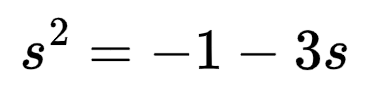
#> input picture num22.png, 376 x 102 px
$ jupyter execute --allow-errors expn_infer.ipynb
#> lines starting #> are read from the running program, lines starting #| are printed output that depends on the picture; after the words box and inside, x2 and y2 are one past the last pixel; in counts of white or black regions, pixels touching at a corner belong together
[cell 1]
import torch
import torch.nn as nn
from torchvision import transforms
import numpy as np
import cv2
from resolve_symbols import create_merged_boxes, determine_box_level, merge_dots, sub_or_superscript_level, isolate_symbols_and_square
import matplotlib.patches as patches
import cv2
from tensorflow.keras.models import load_model
import tensorflow as tf
import numpy as np
from tensorflow.keras.preprocessing.image import load_img, img_to_array
import matplotlib.pyplot as plt

def resolve_symbols_on_img(img_file):
    """
    Given an input image file, use opencv's findContours to find the contours related to mathematical symbols,
    and prepare them for model prediction and equation rendering.
    Returns:
        1) A list of square image arrays, ordered by how the symbol should appear in an equation
        2) a 'level list'. Symbols with the same level can be rendered left to right. A new level indicates some change
        3) a 'stack list'. True/false for each symbol depending on whether it's part of a stack or not
        4) a 'script level list'. To determine whether a symbol is a sub/superscript of the previous one. equal script levels means the symbol should be at equal line height
        5) ax of a plot displaying the image
    """
#> called with img_file = 'num22.png'
    img = cv2.imread(img_file,cv2.IMREAD_GRAYSCALE)
#> img is the input picture: shape (102, 376); min 0, max 255, mean 243.8
    img_size = img.shape[0] * img.shape[1]
#> img_size = 38352

    alpha = 1.5  # Contrast
    beta = 50    # Brightness
    img = cv2.convertScaleAbs(img, alpha=alpha, beta=beta)
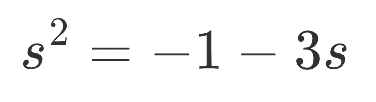
#> img: shape (102, 376); min 50, max 255, mean 247.5
    bw_pixs = len(img[(img == 0) | (img == 255)]) / img_size
#> bw_pixs = 0.954
    if bw_pixs > 0.5:
        ret,thresh=cv2.threshold(img, 230, 255, cv2.THRESH_BINARY)
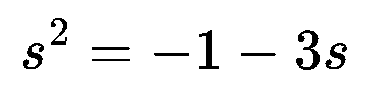
#> thresh: shape (102, 376); 95.4% white; 9 black regions
    else:
        thresh  = cv2.adaptiveThreshold(img,255,cv2.ADAPTIVE_THRESH_GAUSSIAN_C, cv2.THRESH_BINARY,11,2)
        blur = cv2.GaussianBlur(thresh,(13,13),0)
        bt = 140
        ret,thresh=cv2.threshold(blur,bt, 255, cv2.THRESH_BINARY)

    ctrs, ret =cv2.findContours(thresh,cv2.RETR_TREE,cv2.CHAIN_APPROX_SIMPLE)
#> ctrs = 10 contours; largest, box (x1, y1, x2, y2) and area: (0, 0, 376, 102) 37875, (295, 29, 321, 71) 474, (198, 29, 220, 70) 352, (22, 42, 45, 70) 308, (324, 42, 348, 70) 306; ret = [[-1, -1, 1, -1], [2, -1, -1, 0], [3, 1, -1, 0], [4, 2, -1, 0], [5, 3, -1, 0], [6, 4, -1, 0], [7, 5, -1, 0], [8, 6, -1, 0], [9, 7, -1, 0], [-1, 8, -1, 0]]
    cnt=sorted(ctrs, key=lambda ctr: cv2.boundingRect(ctr)[0] + cv2.boundingRect(ctr)[1])
#> cnt has the same summary as ctrs

    fig, ax = plt.subplots(figsize=(10, 8))

    ax.imshow(img, cmap='gray')

    box_list = []

    ctrs_list = []

    for i,c in enumerate(cnt[1:]):
        x1,y1,x2,y2= cv2.boundingRect(c)

        ctr_ar = cv2.contourArea(c, oriented=True)

        if x2*y2 > 2.4e-4 *img_size and ctr_ar > 0:
            box_list.append([x1, y1, x2+x1, y2+y1])
            ctrs_list.append(c)
#> this loop made 9 passes
#> (x1, y1, x2, y2, ctr_ar) on passes 1 to 9: (22, 42, 23, 28, 308), (50, 17, 18, 29, 244), (91, 46, 40, 5, 151), (91, 58, 40, 4, 115), (153, 52, 37, 5, 140.5), (198, 29, 22, 41, 352), (240, 52, 37, 5, 139), (295, 29, 26, 42, 473.5), (324, 42, 24, 28, 306.5)
#> after the loop, box_list = [[22, 42, 45, 70], [50, 17, 68, 46], [91, 46, 131, 51], [91, 58, 131, 62], [153, 52, 190, 57], [198, 29, 220, 70], [240, 52, 277, 57], [295, 29, 321, 71], [324, 42, 348, 70]]; ctrs_list = 9 contours; largest, box (x1, y1, x2, y2) and area: (295, 29, 321, 71) 474, (198, 29, 220, 70) 352, (22, 42, 45, 70) 308, (324, 42, 348, 70) 306, (50, 17, 68, 46) 244

    box_list, merged_box_list = create_merged_boxes(box_list, img.shape[0])

    tot_boxes = box_list + merged_box_list
    tot_boxes = [list(x) for x in set(tuple(x) for x in tot_boxes)]

    tot_boxes, box_levels, stacked_list = determine_box_level(tot_boxes)

    tot_boxes, stacked_list, box_levels = merge_dots(tot_boxes, stacked_list, box_levels, img.shape[0])

    script_level = 0
    script_level_list = [0]
    for b, box in enumerate(tot_boxes[:-1]):
        script_add, score = sub_or_superscript_level(tot_boxes[b], box_levels[b], tot_boxes[b+1], box_levels[b+1])
        if script_add == -10:
            script_level = 0
        else:
            script_level += script_add
        script_level_list.append(script_level)

    colors = ['r', 'g', 'b', 'g']

    ind_symbols = []
    for i, box in enumerate(tot_boxes):
        x1 = box[0]
        y1 = box[1]
        x2 = box[2] - box[0]
        y2 = box[3] - box[1]

        if stacked_list[i] > 0:
            er = 'b'
        else:
            er = 'r'

        if script_level_list[i] != 0:
            er = 'g'

        rect = patches.Rectangle((x1, y1), x2, y2, linewidth=1, edgecolor=er, facecolor='none')

        ax.add_patch(rect)
        ax.text(x1, y1, str(i))
        ind_symbols.append(thresh[y1:y1+y2,x1:x1+x2])

    ax.plot([], color='b', label='Stacked symbols')
    ax.plot([], color='r', label='Base level symbols')
    ax.plot([], color='g', label='Super/subscripts')

    ind_symbols, extend_list = isolate_symbols_and_square(tot_boxes, box_levels, ind_symbols)
    # [5 lines of commented-out code are left out]

    return ind_symbols, box_levels, stacked_list, script_level_list, extend_list, ax

class MathSymbolCNN(nn.Module):
    # [223 lines left out: functions __init__, forward, predict_latex_expression, not called in this run]

$ run again, with num18.png copied over num22.png
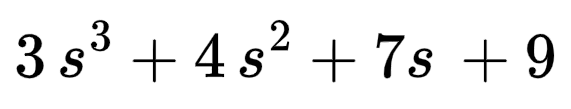
#> input picture num18.png, 571 x 109 px
#> in resolve_symbols_on_img, img is the input picture: shape (109, 571); min 0, max 255, mean 239.2
#> in resolve_symbols_on_img, `img = cv2.convertScaleAbs(img, alpha=alpha, beta=beta)`:
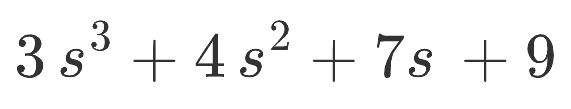
#> img: shape (109, 571); min 50, max 255, mean 244.2
#> bw_pixs = 0.936
#> in resolve_symbols_on_img, `ret,thresh=cv2.threshold(img, 230, 255, cv2.THRESH_BINARY)`:
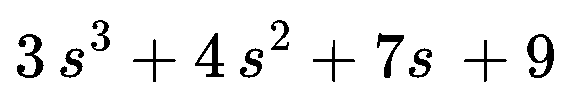
#> thresh: shape (109, 571); 93.8% white; 12 black regions
#> ctrs = 15 contours; largest, box (x1, y1, x2, y2) and area: (0, 0, 571, 109) 61560, (526, 33, 555, 79) 856, (194, 32, 225, 78) 640, (16, 33, 45, 79) 567, (376, 32, 405, 79) 449; ret = 15 rows, first 6: [-1, -1, 1, -1], [2, -1, -1, 0], [3, 1, -1, 0], [4, 2, -1, 0], [5, 3, -1, 0], [6, 4, -1, 0]
#> cnt has the same summary as ctrs
#> the loop in resolve_symbols_on_img, `for i,c in enumerate(cnt[1:]):` made 14 passes
#> (x1, y1, x2, y2, ctr_ar) on passes 1 to 8: (16, 33, 29, 46, 567), (59, 47, 26, 32, 367.5), (90, 19, 21, 33, 302), (132, 38, 45, 45, 324.5), (194, 32, 31, 46, 640.5), (199, 44, 13, 19, -108), (239, 47, 25, 32, 363), (270, 19, 20, 32, 283.5)
#> after the loop in resolve_symbols_on_img, `for i,c in enumerate(cnt[1:]):`: box_list = [[16, 33, 45, 79], [59, 47, 85, 79], [90, 19, 111, 52], [132, 38, 177, 83], [194, 32, 225, 78], [239, 47, 264, 79], [270, 19, 290, 51], [312, 39, 356, 83], [376, 32, 405, 79], [408, 47, 433, 79], [463, 39, 508, 83], [526, 33, 555, 79]]; ctrs_list = 12 contours; largest, box (x1, y1, x2, y2) and area: (526, 33, 555, 79) 856, (194, 32, 225, 78) 640, (16, 33, 45, 79) 567, (376, 32, 405, 79) 449, (59, 47, 85, 79) 368

$ run again, with num19.png copied over num22.png
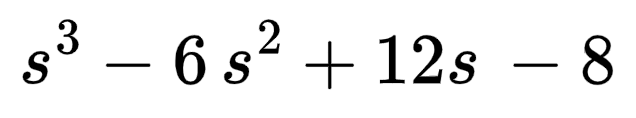
#> input picture num19.png, 636 x 118 px
#> in resolve_symbols_on_img, img is the input picture: shape (118, 636); min 0, max 255, mean 239.3
#> in resolve_symbols_on_img, `img = cv2.convertScaleAbs(img, alpha=alpha, beta=beta)`:
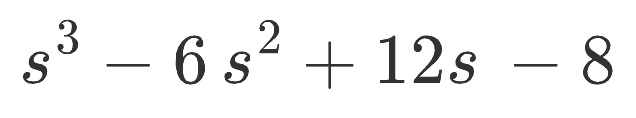
#> img: shape (118, 636); min 50, max 255, mean 244.1
#> bw_pixs = 0.938
#> in resolve_symbols_on_img, `ret,thresh=cv2.threshold(img, 230, 255, cv2.THRESH_BINARY)`:
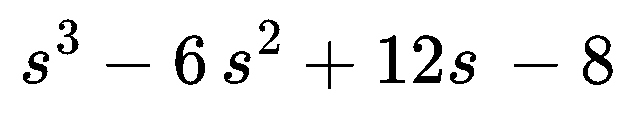
#> thresh: shape (118, 636); 93.9% white; 12 black regions
#> ctrs = 16 contours; largest, box (x1, y1, x2, y2) and area: (0, 0, 636, 118) 74295, (582, 34, 614, 86) 1189, (174, 34, 206, 86) 1064, (412, 34, 443, 84) 693, (379, 34, 406, 84) 493; ret = 16 rows, first 6: [-1, -1, 1, -1], [2, -1, -1, 0], [3, 1, -1, 0], [4, 2, -1, 0], [5, 3, -1, 0], [6, 4, -1, 0]
#> cnt has the same summary as ctrs
#> the loop in resolve_symbols_on_img, `for i,c in enumerate(cnt[1:]):` made 15 passes
#> (x1, y1, x2, y2, ctr_ar) on passes 1 to 8: (22, 50, 28, 35, 454), (56, 18, 24, 38, 374), (105, 63, 46, 5, 176.5), (174, 34, 32, 52, 1063.5), (183, 55, 15, 27, -298.5), (223, 50, 29, 35, 464.5), (258, 18, 23, 37, 367.5), (305, 40, 50, 50, 369)
#> after the loop in resolve_symbols_on_img, `for i,c in enumerate(cnt[1:]):`: box_list = [[22, 50, 50, 85], [56, 18, 80, 56], [105, 63, 151, 68], [174, 34, 206, 86], [223, 50, 252, 85], [258, 18, 281, 55], [305, 40, 355, 90], [379, 34, 406, 84], [412, 34, 443, 84], [449, 50, 477, 85], [513, 63, 559, 68], [582, 34, 614, 86]]; ctrs_list = 12 contours; largest, box (x1, y1, x2, y2) and area: (582, 34, 614, 86) 1189, (174, 34, 206, 86) 1064, (412, 34, 443, 84) 693, (379, 34, 406, 84) 493, (223, 50, 252, 85) 464

$ run again, with num20.png copied over num22.png
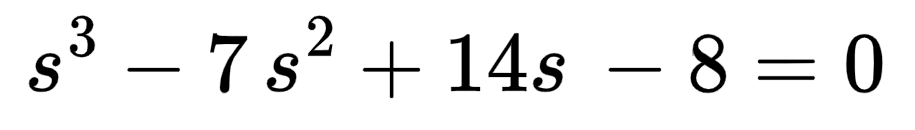
#> input picture num20.png, 915 x 130 px
#> in resolve_symbols_on_img, img is the input picture: shape (130, 915); min 0, max 255, mean 239.2
#> in resolve_symbols_on_img, `img = cv2.convertScaleAbs(img, alpha=alpha, beta=beta)`:
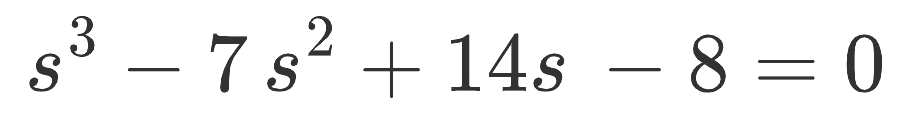
#> img: shape (130, 915); min 50, max 255, mean 243.8
#> bw_pixs = 0.937
#> in resolve_symbols_on_img, `ret,thresh=cv2.threshold(img, 230, 255, cv2.THRESH_BINARY)`:
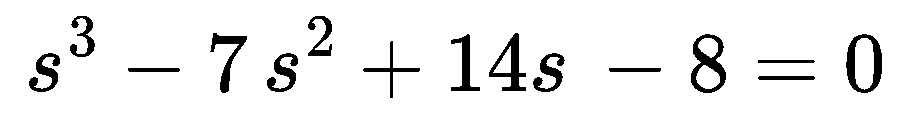
#> thresh: shape (130, 915); 93.8% white; 15 black regions
#> ctrs = 20 contours; largest, box (x1, y1, x2, y2) and area: (0, 0, 915, 130) 117906, (845, 33, 883, 94) 1813, (690, 33, 727, 94) 1648, (488, 32, 527, 92) 1112, (855, 38, 874, 90) 807; ret = 20 rows, first 6: [-1, -1, 1, -1], [2, -1, -1, 0], [3, 1, -1, 0], [4, 2, -1, 0], [5, 3, -1, 0], [6, 4, -1, 0]
#> cnt has the same summary as ctrs
#> the loop in resolve_symbols_on_img, `for i,c in enumerate(cnt[1:]):` made 19 passes
#> (x1, y1, x2, y2, ctr_ar) on passes 1 to 8: (28, 52, 33, 41, 627.5), (69, 15, 27, 43, 503), (127, 67, 54, 6, 258.5), (209, 32, 39, 62, 736), (266, 52, 33, 41, 625.5), (307, 15, 26, 42, 499.5), (362, 40, 59, 59, 492), (450, 33, 31, 59, 670)
#> after the loop in resolve_symbols_on_img, `for i,c in enumerate(cnt[1:]):`: box_list = 15 items, first 6: [28, 52, 61, 93], [69, 15, 96, 58], [127, 67, 181, 73], [209, 32, 248, 94], [266, 52, 299, 93], [307, 15, 333, 57]; ctrs_list = 15 contours; largest, box (x1, y1, x2, y2) and area: (845, 33, 883, 94) 1813, (690, 33, 727, 94) 1648, (488, 32, 527, 92) 1112, (209, 32, 248, 94) 736, (450, 33, 481, 92) 670
